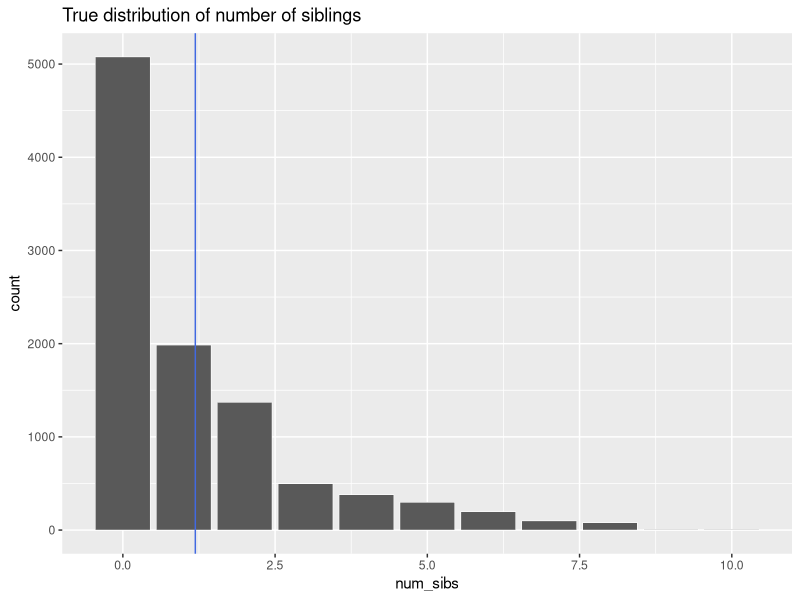

Recreate this plot in R. (Note: this script raises an error after producing the figure.)
## ---- chunk 1
library(ggplot2)
library(dplyr)
library(readr)
library(knitr)
## ---- chunk 2
alameda <- read.csv("../data/alameda.csv")
head(alameda)
## ---- chunk 3
# * CALCULATE TRUE MEAN SIBS
mean_sibs <- alameda %>% summarize(mean_sibs=mean(num_sibs)) %>% pull(mean_sibs)

# * VISUALIZE TRUE DISTRIBUTION OF MEAN NUMBER OF SIBLINGS
ggplot(data=alameda, aes(x=num_sibs)) +
  geom_bar(col="white", lwd=0.2) + 
  geom_vline(xintercept=mean_sibs, col="royalblue") +
  ggtitle("True distribution of number of siblings")
## ---- chunk 4
sample_5 <- alameda %>% sample_n(5)
sample_5
## ---- chunk 5
sample_5 %>% summarize(mean_sibs=mean(num_sibs))
## ---- chunk 6
include_graphics("../plots/n5_a.gif")
## ---- chunk 7
include_graphics("../plots/n50_a.gif")
## ---- chunk 8
include_graphics("../plots/n500_ia.gif")
## ---- chunk 9
include_graphics("../plots/n500_iia.gif")
